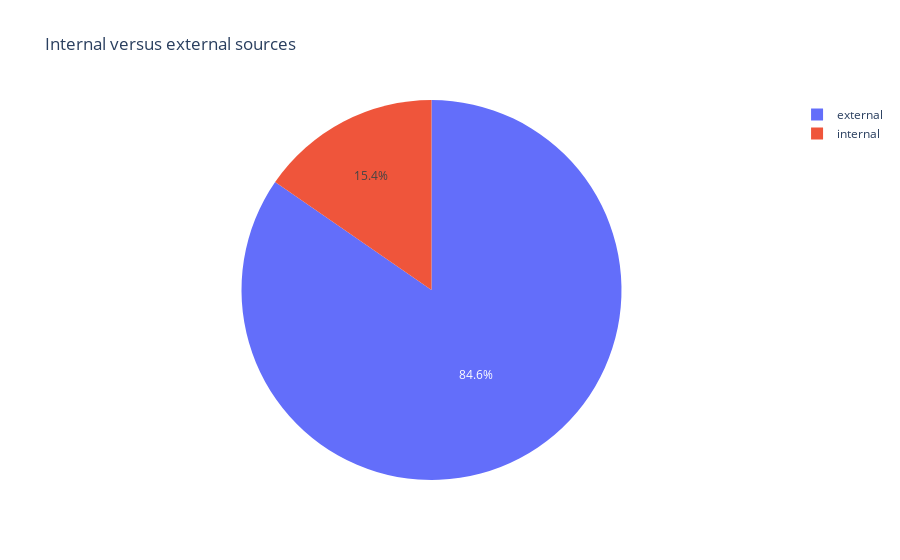

Source (notebook cell):
### Code cell
create_pie_chart(rainer)

### Figure 1 — Plotly figure (JSON) as saved in the notebook; plotly's stock layout.template omitted (floating-point values rounded to 4 significant figures)
{"data": [{"customdata": [["external"], ["internal"]], "domain": {"x": [0, 1], "y": [0, 1]}, "hovertemplate": "source=%{customdata[0]}<br>count=%{value}<extra></extra>", "labels": ["external", "internal"], "legendgroup": "", "marker": {"colors": ["#636efa", "#EF553B"]}, "name": "", "showlegend": true, "type": "pie", "values": [33, 6]}], "layout": {"legend": {"tracegroupgap": 0}, "title": {"text": "Internal versus external sources"}}}
